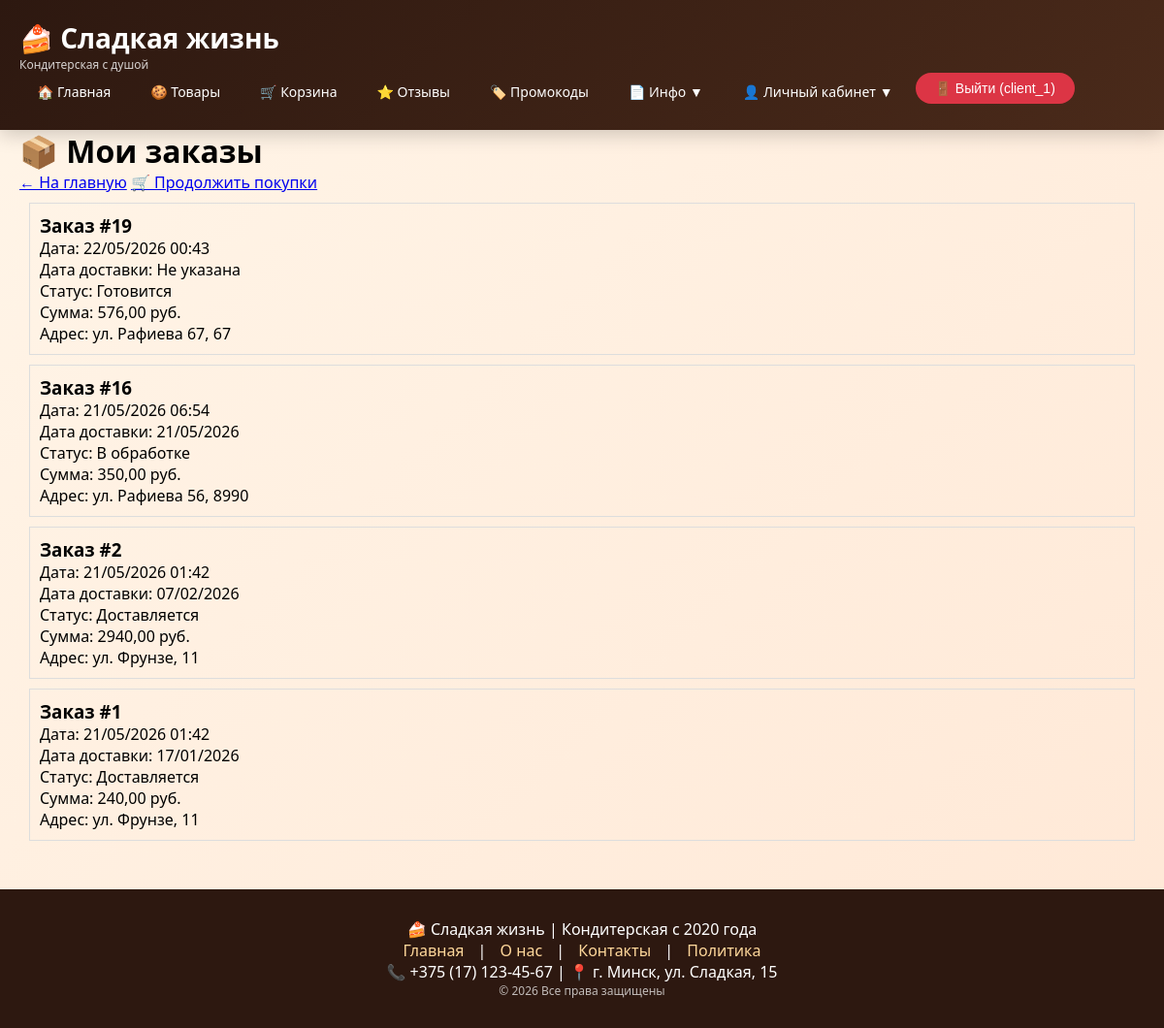
/orders/ (signed in), run on the app's committed database.
### shop/models.py (models this page shows, shortened)
class Order(models.Model):
    STATUS_CHOICES = [
        ('pending', 'В обработке'),
        ('confirmed', 'Подтвержден'),
        ('preparing', 'Готовится'),
        ('delivering', 'Доставляется'),
        ('completed', 'Выполнен'),
        ('cancelled', 'Отменен'),
    ]
    client = models.ForeignKey(Client, on_delete=models.CASCADE, related_name='orders')
    employee = models.ForeignKey(Employee, on_delete=models.SET_NULL, null=True, related_name='orders')
    order_date = models.DateTimeField(auto_now_add=True)
    delivery_date = models.DateField(null=True, blank=True)
    status = models.CharField(max_length=20, choices=STATUS_CHOICES, default='pending')
    delivery_address = models.TextField()
    total_amount = models.DecimalField(max_digits=10, decimal_places=2, default=0)
    promo_code = models.ForeignKey('PromoCode', on_delete=models.SET_NULL, null=True, blank=True)
    pickup_point = models.ForeignKey('PickupPoint', on_delete=models.SET_NULL, null=True, blank=True)

### shop/views.py (the view)
# urls.py: re_path(r'^orders/$', views.order_list, name='orders'),
@login_required
def order_list(request):
    if hasattr(request.user, 'client'):
        orders = Order.objects.filter(client=request.user.client).order_by('-order_date')
        return render(request, 'shop/orders.html', {'orders': orders})
    else:
        messages.error(request, 'Только клиенты могут просматривать заказы')
        return redirect('home')

### shop/templates/shop/orders.html (shortened to what this page needs)
{% extends 'shop/base.html' %}
{% block content %}
<h1>📦 Мои заказы</h1>
<a href="{% url 'home' %}">← На главную</a>
<a href="{% url 'products' %}">🛒 Продолжить покупки</a>
{% for order in orders %}
    <div style="border: 1px solid #ddd; margin: 10px; padding: 10px;">
        <h3>Заказ #{{ order.id }}</h3>
        <p>Дата: {{ order.order_date|date:"d/m/Y H:i" }}</p>
        <p>Дата доставки: {{ order.delivery_date|date:"d/m/Y"|default:"Не указана" }}</p>
        <p>Статус: {{ order.get_status_display }}</p>
        <p>Сумма: {{ order.total_amount }} руб.</p>
        <p>Адрес: {{ order.delivery_address }}</p>
    </div>
{% empty %}
    <p>У вас пока нет заказов</p>
{% endfor %}
{% endblock %}

### shop/templates/shop/base.html (shortened to what this page needs)
<!DOCTYPE html>
<html lang="ru">
<head>
</head>
<body>
    <div class="header">
        <div class="container">
            <div class="header-content">
                <div class="logo">
                    <h1>🍰 Сладкая жизнь</h1>
                    <p>Кондитерская с душой</p>
                </div>
                <div class="main-nav">
                    <ul>
                        <li><a href="{% url 'home' %}">🏠 Главная</a></li>
                        <li><a href="{% url 'products' %}">🍪 Товары</a></li>
                        <li><a href="{% url 'cart_view' %}">🛒 Корзина</a></li>
                        <li><a href="{% url 'reviews' %}">⭐ Отзывы</a></li>
                        <li><a href="{% url 'promocodes' %}">🏷️ Промокоды</a></li>
                        <li class="dropdown">
                            <a href="#">📄 Инфо ▼</a>
                        </li>
                        {% if user.is_authenticated and user.client %}
                        <li class="dropdown">
                            <a href="#">👤 Личный кабинет ▼</a>
                        </li>
                        {% endif %}
                        {% if user.is_authenticated %}
                        <li>
                            <form action="{% url 'logout' %}" method="post" class="logout-form">
                                <button type="submit" class="logout-btn">🚪 Выйти ({{ user.username }})</button>
                            </form>
                        </li>
                        {% else %}
                        <li><a href="{% url 'login' %}">🔑 Войти</a></li>
                        <li><a href="{% url 'register' %}">📝 Регистрация</a></li>
                        {% endif %}
                    </ul>
                </div>
            </div>
        </div>
    </div>
    <div class="container">
        {% block content %}
        {% endblock %}
    </div>
    <div class="footer">
        <div class="container">
            <p>🍰 Сладкая жизнь | Кондитерская с 2020 года</p>
            <p>
                <a href="{% url 'home' %}">Главная</a> |
                <a href="{% url 'about' %}">О нас</a> |
                <a href="{% url 'contacts' %}">Контакты</a> |
                <a href="{% url 'privacy_policy' %}">Политика</a>
            </p>
            <p>📞 +375 (17) 123-45-67 | 📍 г. Минск, ул. Сладкая, 15</p>
            <p style="font-size: 12px; opacity: 0.7;">© 2026 Все права защищены</p>
        </div>
    </div>
</body>
</html>

### shop/templates/shop/base.html (style rules this page uses)
* { margin: 0; padding: 0; box-sizing: border-box; }
body { font-family: 'Segoe UI', Tahoma, Geneva, Verdana, sans-serif; background: linear-gradient(135deg, #fff5e8 0%, #ffe8d6 100%); min-height: 100vh; }
.header { background: linear-gradient(135deg, #2d1810 0%, #4a2a1a 100%); color: white; padding: 20px 0; box-shadow: 0 4px 20px rgba(0,0,0,0.2); position: sticky; top: 0; z-index: 1000; }
.container { max-width: 1200px; margin: 0 auto; padding: 0 20px; }
.header-content { display: flex; justify-content: space-between; align-items: center; flex-wrap: wrap; }
.logo h1 { font-size: 28px; font-weight: bold; }
.logo p { font-size: 12px; opacity: 0.8; }
.main-nav ul { display: flex; list-style: none; gap: 5px; flex-wrap: wrap; }
.main-nav li { position: relative; }
.main-nav a { color: white; text-decoration: none; padding: 10px 18px; display: block; border-radius: 25px; transition: all 0.3s ease; font-size: 14px; font-weight: 500; }
.logout-form { display: inline; }
.logout-btn { background: #dc3545; color: white; border: none; padding: 8px 20px; border-radius: 25px; cursor: pointer; font-size: 14px; font-weight: 500; transition: all 0.3s ease; }
.footer { background: #2d1810; color: white; padding: 30px 0; margin-top: 50px; text-align: center; }
.footer a { color: #ffd89b; text-decoration: none; margin: 0 10px; }

### data on the page
Order: id "19", order_date "22/05/2026 00:43", delivery_date "Не указана", status "Готовится", total_amount "576,00", delivery_address "ул. Рафиева 67, 67"
Order: id "16", order_date "21/05/2026 06:54", delivery_date "21/05/2026", status "В обработке", total_amount "350,00", delivery_address "ул. Рафиева 56, 8990"
Order: id "2", order_date "21/05/2026 01:42", delivery_date "07/02/2026", status "Доставляется", total_amount "2940,00", delivery_address "ул. Фрунзе, 11"
Order: id "1", order_date "21/05/2026 01:42", delivery_date "17/01/2026", status "Доставляется", total_amount "240,00", delivery_address "ул. Фрунзе, 11"

### other printed values
{{ user.username }} "client_1"
